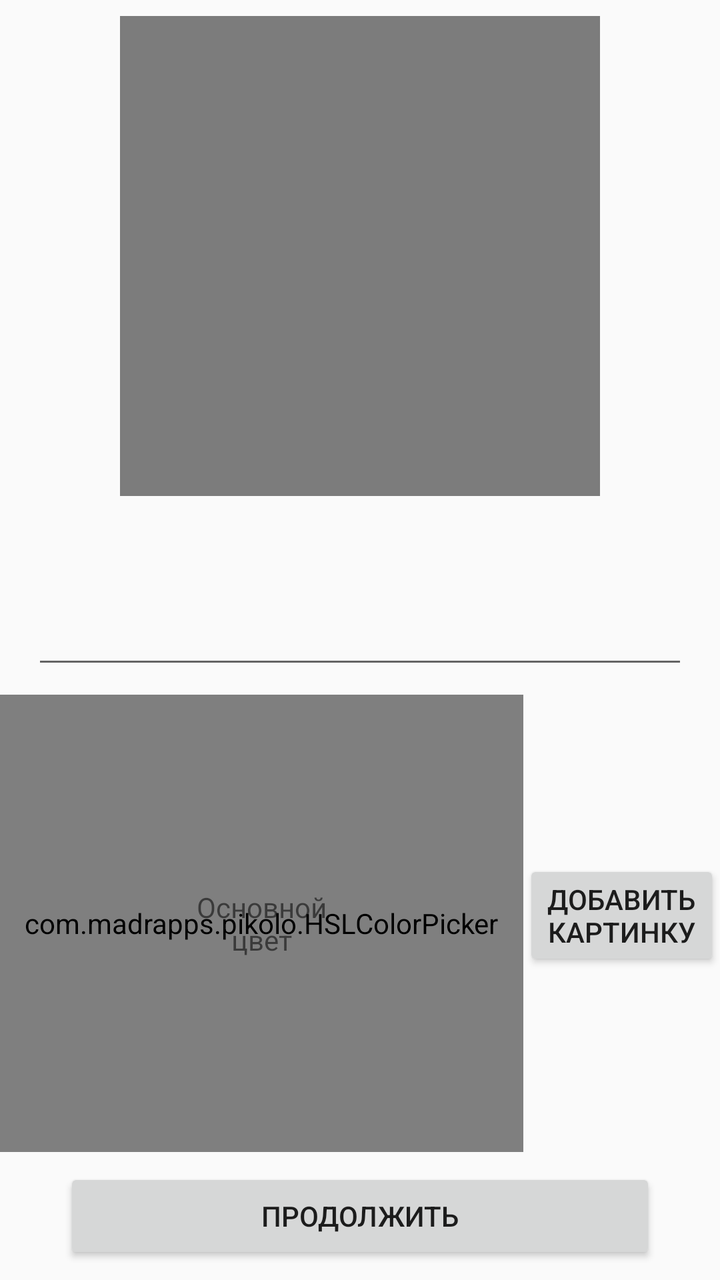
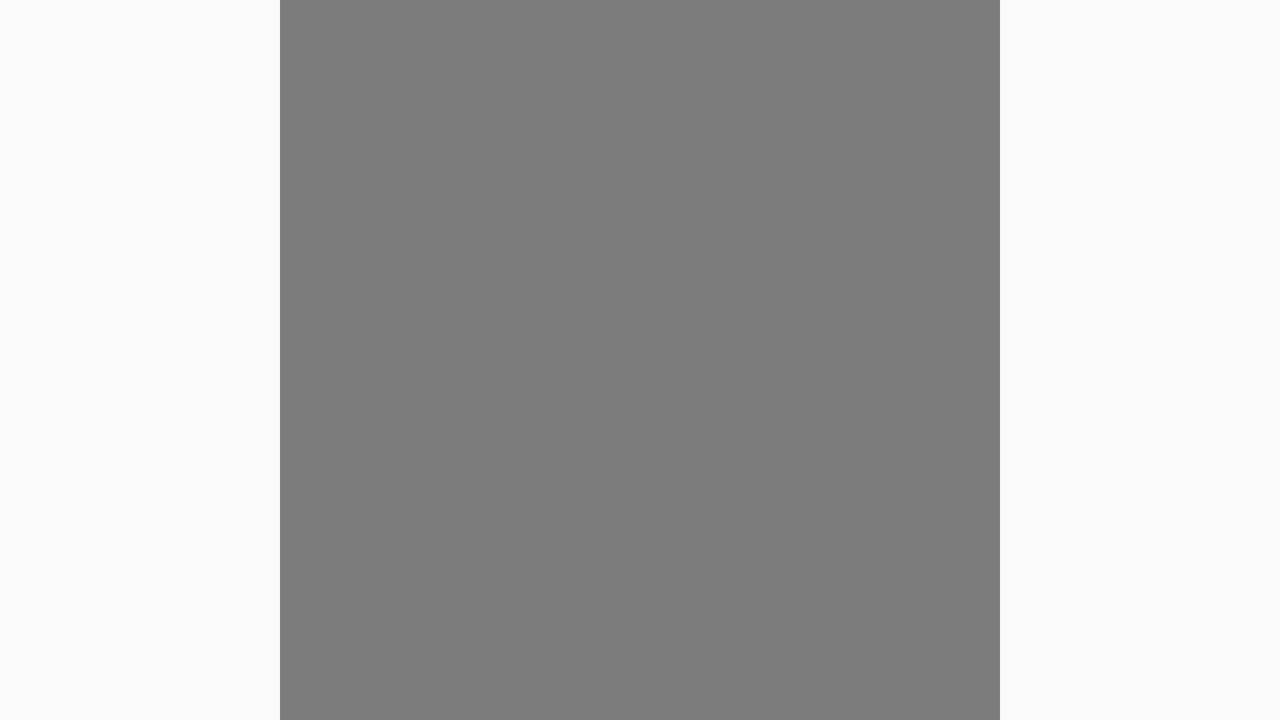

Two renders of one Android screen. The first uses the default layout on a phone; the second uses the alternative layout the repository ships for a different screen configuration, on a matching device. The two XML files are below.
<!-- AndroidManifest.xml: application theme Theme.MyApplication -->
<!-- res/layout/fragment_qrcode_create.xml -->
<?xml version="1.0" encoding="utf-8"?>
<androidx.constraintlayout.widget.ConstraintLayout xmlns:android="http://schemas.android.com/apk/res/android"
    xmlns:app="http://schemas.android.com/apk/res-auto"
    xmlns:tools="http://schemas.android.com/tools"
    android:layout_width="match_parent"
    android:layout_height="match_parent"
    tools:context=".FragmentsCode.QRCodeCreateFragment"
    android:animateLayoutChanges="true">

    <com.madrapps.pikolo.HSLColorPicker
        android:id="@+id/colorPicker"
        android:layout_width="0dp"
        android:layout_height="0dp"
        android:layout_marginTop="8dp"
        android:layout_marginBottom="8dp"
        app:layout_constraintBottom_toTopOf="@+id/button2"
        app:layout_constraintEnd_toStartOf="@+id/iconPickerButton"
        app:layout_constraintStart_toStartOf="parent"
        app:layout_constraintTop_toBottomOf="@+id/editText"
        app:layout_constraintVertical_bias="0.0" />

    <TextView
        android:id="@+id/textView2"
        android:layout_width="wrap_content"
        android:layout_height="wrap_content"
        android:text="Основной\nцвет"
        android:textAlignment="center"
        android:textAllCaps="false"
        app:layout_constraintBottom_toBottomOf="@+id/colorPicker"
        app:layout_constraintEnd_toEndOf="@+id/colorPicker"
        app:layout_constraintStart_toStartOf="@+id/colorPicker"
        app:layout_constraintTop_toTopOf="@+id/colorPicker" />

    <EditText
        android:id="@+id/editText"
        android:layout_width="0dp"
        android:layout_height="wrap_content"
        android:layout_marginStart="16dp"
        android:layout_marginTop="8dp"
        android:layout_marginEnd="16dp"
        android:autoLink="phone"
        android:ems="10"
        android:inputType="textMultiLine"
        android:lines="3"
        android:scrollbars="vertical"
        app:layout_constraintEnd_toEndOf="parent"
        app:layout_constraintHorizontal_bias="0.0"
        app:layout_constraintStart_toStartOf="parent"
        app:layout_constraintTop_toBottomOf="@+id/imageView2" />

    <ImageView
        android:id="@+id/imageView2"
        android:layout_width="0dp"
        android:layout_height="0dp"
        android:layout_marginStart="60dp"
        android:layout_marginTop="8dp"
        android:layout_marginEnd="60dp"
        app:layout_constraintDimensionRatio="1:1"
        app:layout_constraintEnd_toEndOf="parent"
        app:layout_constraintStart_toStartOf="parent"
        app:layout_constraintTop_toTopOf="parent"
        app:srcCompat="@android:drawable/screen_background_dark_transparent" />

    <Button
        android:id="@+id/button2"
        android:layout_width="0dp"
        android:layout_height="wrap_content"
        android:layout_marginStart="32dp"
        android:layout_marginEnd="32dp"
        android:layout_marginBottom="8dp"
        android:text="Продолжить"
        app:layout_constraintBottom_toBottomOf="parent"
        app:layout_constraintEnd_toEndOf="parent"
        app:layout_constraintStart_toStartOf="parent" />

    <Button
        android:id="@+id/iconPickerButton"
        android:layout_width="wrap_content"
        android:layout_height="wrap_content"
        android:layout_marginBottom="8dp"
        android:text="Добавить\nкартинку"
        app:layout_constraintBottom_toTopOf="@+id/button2"
        app:layout_constraintEnd_toEndOf="parent"
        app:layout_constraintTop_toBottomOf="@+id/deleteIconButton" />

    <Button
        android:id="@+id/deleteIconButton"
        android:layout_width="wrap_content"
        android:layout_height="wrap_content"
        android:text="Убрать\nиконку"
        android:visibility="gone"
        app:layout_constraintBottom_toTopOf="@+id/iconPickerButton"
        app:layout_constraintEnd_toEndOf="parent"
        app:layout_constraintStart_toEndOf="@+id/colorPicker"
        app:layout_constraintTop_toBottomOf="@+id/editText" />

</androidx.constraintlayout.widget.ConstraintLayout>
<!-- resources referenced by this layout -->
<resources>
  <style name="Theme.MyApplication" parent="Theme.AppCompat.Light.NoActionBar">
          
          <item name="colorPrimary">@color/purple_500</item>
          <item name="colorPrimaryVariant">@color/purple_700</item>
          <item name="colorOnPrimary">@color/white</item>
          
          <item name="colorSecondary">@color/teal_200</item>
          <item name="colorSecondaryVariant">@color/teal_700</item>
          <item name="colorOnSecondary">@color/black</item>
          
          <item name="android:statusBarColor" tools:targetApi="l">?attr/colorPrimaryVariant</item>
          
      </style>
</resources>
<!-- res/layout-land/fragment_qrcode_create.xml (the repository's variant of the layout above) -->
<!-- drawn on the phone turned sideways -->
<?xml version="1.0" encoding="utf-8"?>
<androidx.constraintlayout.widget.ConstraintLayout xmlns:android="http://schemas.android.com/apk/res/android"
    xmlns:app="http://schemas.android.com/apk/res-auto"
    xmlns:tools="http://schemas.android.com/tools"
    android:layout_width="match_parent"
    android:layout_height="match_parent"
    tools:context=".FragmentsCode.QRCodeCreateFragment"
    android:animateLayoutChanges="true">

    <com.madrapps.pikolo.HSLColorPicker
        android:id="@+id/colorPicker"
        android:layout_width="0dp"
        android:layout_height="0dp"
        android:layout_marginTop="8dp"
        android:layout_marginBottom="8dp"
        android:visibility="gone"
        app:layout_constraintBottom_toTopOf="@+id/button2"
        app:layout_constraintEnd_toStartOf="@+id/iconPickerButton"
        app:layout_constraintStart_toStartOf="parent"
        app:layout_constraintTop_toBottomOf="@+id/editText"
        app:layout_constraintVertical_bias="0.0" />

    <TextView
        android:id="@+id/textView2"
        android:layout_width="wrap_content"
        android:layout_height="wrap_content"
        android:text="Основной\nцвет"
        android:textAlignment="center"
        android:textAllCaps="false"
        android:visibility="gone"
        app:layout_constraintBottom_toBottomOf="@+id/colorPicker"
        app:layout_constraintEnd_toEndOf="@+id/colorPicker"
        app:layout_constraintStart_toStartOf="@+id/colorPicker"
        app:layout_constraintTop_toTopOf="@+id/colorPicker" />

    <EditText
        android:id="@+id/editText"
        android:layout_width="0dp"
        android:layout_height="wrap_content"
        android:layout_marginStart="16dp"
        android:layout_marginTop="8dp"
        android:layout_marginEnd="16dp"
        android:autoLink="phone"
        android:ems="10"
        android:inputType="textMultiLine"
        android:lines="3"
        android:scrollbars="vertical"
        android:visibility="gone"
        app:layout_constraintEnd_toEndOf="parent"
        app:layout_constraintHorizontal_bias="0.0"
        app:layout_constraintStart_toStartOf="parent"
        app:layout_constraintTop_toBottomOf="@+id/imageView2" />

    <ImageView
        android:id="@+id/imageView2"
        android:layout_width="0dp"
        android:layout_height="0dp"
        app:layout_constraintBottom_toBottomOf="parent"
        app:layout_constraintDimensionRatio="1:1"
        app:layout_constraintEnd_toEndOf="parent"
        app:layout_constraintStart_toStartOf="parent"
        app:layout_constraintTop_toTopOf="parent"
        app:srcCompat="@android:drawable/screen_background_dark_transparent" />

    <Button
        android:id="@+id/button2"
        android:layout_width="0dp"
        android:layout_height="wrap_content"
        android:layout_marginStart="32dp"
        android:layout_marginEnd="32dp"
        android:layout_marginBottom="8dp"
        android:text="Продолжить"
        android:visibility="gone"
        app:layout_constraintBottom_toBottomOf="parent"
        app:layout_constraintEnd_toEndOf="parent"
        app:layout_constraintStart_toStartOf="parent" />

    <Button
        android:id="@+id/iconPickerButton"
        android:layout_width="wrap_content"
        android:layout_height="wrap_content"
        android:layout_marginBottom="8dp"
        android:text="Добавить\nкартинку"
        android:visibility="gone"
        app:layout_constraintBottom_toTopOf="@+id/button2"
        app:layout_constraintEnd_toEndOf="parent"
        app:layout_constraintTop_toBottomOf="@+id/deleteIconButton" />

    <Button
        android:id="@+id/deleteIconButton"
        android:layout_width="wrap_content"
        android:layout_height="wrap_content"
        android:text="Убрать\nиконку"
        android:visibility="gone"
        app:layout_constraintBottom_toTopOf="@+id/iconPickerButton"
        app:layout_constraintEnd_toEndOf="parent"
        app:layout_constraintStart_toEndOf="@+id/colorPicker"
        app:layout_constraintTop_toBottomOf="@+id/editText" />

</androidx.constraintlayout.widget.ConstraintLayout>
